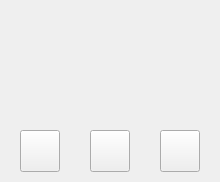
<?xml version="1.0" encoding="UTF-8"?>
<ui version="4.0">
 <class>StopDlg</class>
 <widget class="QWidget" name="StopDlg">
  <property name="geometry">
   <rect>
    <x>0</x>
    <y>0</y>
    <width>220</width>
    <height>182</height>
   </rect>
  </property>
  <property name="minimumSize">
   <size>
    <width>220</width>
    <height>182</height>
   </size>
  </property>
  <property name="maximumSize">
   <size>
    <width>220</width>
    <height>182</height>
   </size>
  </property>
  <property name="windowTitle">
   <string>Form</string>
  </property>
  <layout class="QHBoxLayout" name="horizontalLayout">
   <property name="spacing">
    <number>30</number>
   </property>
   <property name="leftMargin">
    <number>20</number>
   </property>
   <property name="topMargin">
    <number>130</number>
   </property>
   <property name="rightMargin">
    <number>20</number>
   </property>
   <property name="bottomMargin">
    <number>10</number>
   </property>
   <item>
    <widget class="QPushButton" name="m_pBtnHome">
     <property name="minimumSize">
      <size>
       <width>40</width>
       <height>42</height>
      </size>
     </property>
     <property name="maximumSize">
      <size>
       <width>40</width>
       <height>42</height>
      </size>
     </property>
     <property name="text">
      <string/>
     </property>
    </widget>
   </item>
   <item>
    <widget class="QPushButton" name="m_pBtnResume">
     <property name="minimumSize">
      <size>
       <width>40</width>
       <height>42</height>
      </size>
     </property>
     <property name="maximumSize">
      <size>
       <width>40</width>
       <height>42</height>
      </size>
     </property>
     <property name="text">
      <string/>
     </property>
    </widget>
   </item>
   <item>
    <widget class="QPushButton" name="m_pBtnRepeat">
     <property name="minimumSize">
      <size>
       <width>40</width>
       <height>42</height>
      </size>
     </property>
     <property name="maximumSize">
      <size>
       <width>40</width>
       <height>42</height>
      </size>
     </property>
     <property name="text">
      <string/>
     </property>
    </widget>
   </item>
  </layout>
 </widget>
 <resources/>
 <connections/>
</ui>
